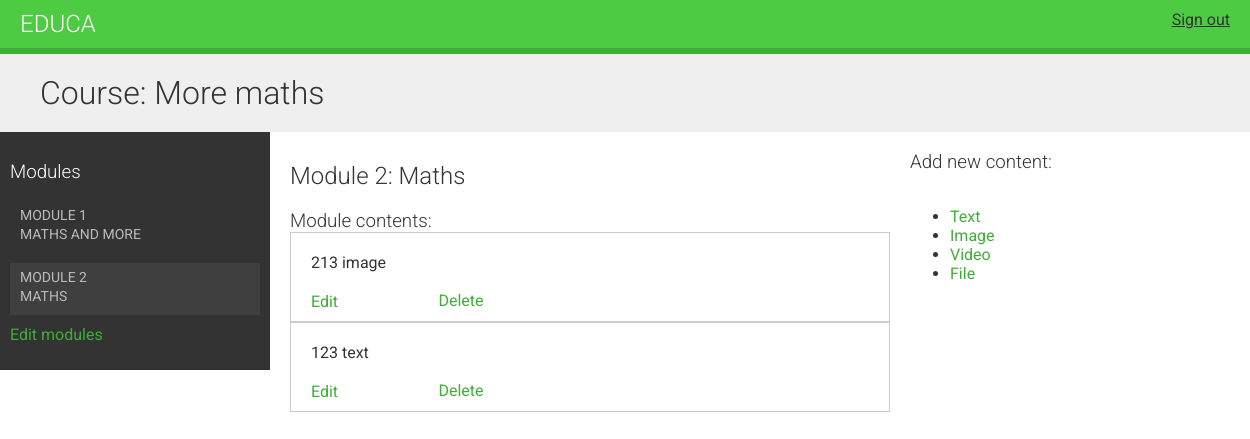
The page /course/module/1/ (signed in) on the database its author committed.
### courses/models.py (models this page shows, shortened)
class Course(models.Model):
    owner = models.ForeignKey(
        User,
        related_name='courses_created',
        on_delete=models.CASCADE,
    )
    subject = models.ForeignKey(
        Subject,
        related_name='courses',
        on_delete=models.CASCADE,
    )
    students = models.ManyToManyField(
        User,
        related_name='courses_joined',
        blank=True,
    )
    title = models.CharField(max_length=200)
    slug = models.SlugField(max_length=100, unique=True)
    overview = models.TextField()
    created = models.DateTimeField(auto_now_add=True)
    class Meta:
        ordering = ['-created']

class Module(models.Model):
    course = models.ForeignKey(Course, related_name='modules', on_delete=models.CASCADE)
    title = models.CharField(max_length=200)
    description = models.TextField(blank=True)
    order = OrderField(blank=True, for_fields=['course'])
    class Meta:
        ordering = ['order']

class Content(models.Model):
    module = models.ForeignKey(Module, related_name='contents', on_delete=models.CASCADE)
    content_type = models.ForeignKey(ContentType, on_delete=models.CASCADE, limit_choices_to={'model__in':('text', 'video', 'image', 'file')})
    object_id = models.PositiveIntegerField()
    item = GenericForeignKey('content_type', 'object_id')
    order = OrderField(blank=True, for_fields=['module'])
    class Meta:
        ordering = ['order']

class ItemBase(models.Model):
    owner = models.ForeignKey(User, related_name='%(class)s_related', on_delete=models.CASCADE) #  Генерирует related_name = text_related/file_related/image_related
    title = models.CharField(max_length=250)
    created = models.DateTimeField(auto_now_add=True)
    updated = models.DateTimeField(auto_now=True)
    class Meta:
        abstract = True
    def __str__(self): return self.title

class Image(ItemBase):
    file = models.FileField(upload_to='images')

class Text(ItemBase):
    content = models.TextField()

### courses/views.py (the view)
# urls.py: path('module/<int:module_id>/', views.ModuleContentListView.as_view(),name='module_content_list'),
class ModuleContentListView(TemplateResponseMixin, View):
    template_name='courses/manage/module/content_list.html'
    def get(self, request, module_id):
        module = get_object_or_404(Module, id=module_id, course__owner=request.user)
        return self.render_to_response({'module': module})

### courses/templatetags/course.py (called while the page is built)
@register.filter
def model_name(obj):
    try:
        return obj._meta.model_name
    except AttributeError:
        return None

### courses/templates/courses/manage/module/content_list.html (shortened to what this page needs)
{% extends 'base.html' %}
{% load course %}
{% block content %}
{% with course=module.course %}
    <h1>Course: {{ course.title }}</h1>
    <div class="contents">
        <h3>Modules</h3>
        <ul id="modules">
            {% for m in course.modules.all %}
                <li data-id="{{ m.id }}" {% if m == module %} class="selected"{% endif %}>
                    <a href="{% url 'module_content_list' m.id %}">
                        <span>Module <span class="order">{{ m.order|add:1 }}</span>
                        <br>
                        {{ m.title }}
                    </a>
                </li>
            {% empty %}
                <li> No modules yet.</li>
            {% endfor %}
        </ul>
        <p><a href="{% url 'course_module_update' course.id %}">Edit modules</a></p>
    </div>
    <div class="module">
        <h2>Module {{ module.order|add:1 }}: {{ module.title }}</h2>
        <h3>Module contents:</h3>
        <div id="module-contents">
            {% for content in module.contents.all %}
                <div data-id="{{ content.id }}">
                    {% with item=content.item %}
                        <p>{{ item }} {{ item|model_name }}</p>
                        <a href="{% url 'module_content_update' module.id item|model_name item.id %}">Edit</a>
                        <form action="{% url 'module_content_delete' content.id %}" method="post">
                            <input type="submit" value="Delete">
                        </form>
                    {% endwith %}
                </div>
            {% empty %}
                <p>Module has no contents yet.</p>
            {% endfor %}
        </div>
    </div>
    <h3>Add new content:</h3>
    <ul>
        <li><a href="{% url 'module_content_create' module.id 'text' %}">Text</a></li>
        <li><a href="{% url 'module_content_create' module.id 'image' %}">Image</a></li>
        <li><a href="{% url 'module_content_create' module.id 'video' %}">Video</a></li>
        <li><a href="{% url 'module_content_create' module.id 'file' %}">File</a></li>
    </ul>
{% endwith %}
{% endblock %}

### courses/static/css/base.css (style rules this page uses)
body { margin:0; font-family:'Roboto', sans-serif; font-weight:400; color:#333; }
a { color:#3fad37; text-decoration:none; }
ul { float:left; }
h1, h2, h3, h4, h5, h6 { font-family:'Roboto', sans-serif; font-weight:300; }
h1 { background:#efefef; width:100%; overflow:auto; padding:20px 0 20px 40px; margin:0; }
.module { padding:10px 20px; float:left; width:600px; }
.module h3 { margin:20px 0 0; padding:0; width:100%; }
.module p { margin:10px 0 20px; width:100%; float:left; }
.contents { width:20%; padding:10px; float:left; background:#333; color: #fff; font-family:'Roboto', sans-serif; }
.contents ul { list-style:none; margin:0; padding:0; width:100%; }
.contents ul li { margin:0 0 10px 0; padding:4px 10px 10px; overflow:auto; cursor:move; }
.contents ul li.selected { background:#3f3f3f; }
.contents ul span { text-transform:uppercase; color:#bbb; font-size:14px; }
.contents ul a { display:block; color:#fff; text-decoration:none; }
input, select, textarea { border:1px solid #ccc; border-bottom:3px solid #ccc; padding:8px 12px; font-size:16px; font-family:'Roboto', sans-serif; float:left; clear:both; width:300px; }
input[type=submit], a.button { border-radius:5px; background:#4dcc43; color:#fff; font-size:16px; text-transform:uppercase; border:none; padding:10px 20px; margin:20px 0; }
#module-contents div { padding:10px 20px; border:1px solid #ccc; background:#fff }
#module-contents form { margin:0; padding:0; }
#module-contents input[type=submit] { color:#3fad37; background:none; margin:-20px 0 0; padding:0; float:left; text-transform:none; }

### rows shown on the page
Course: title "More maths"
Module: order|add "1", title "MATHS AND MORE"
Module: order|add "2", title "MATHS", title "Maths"
Content: item "213", item|model_name "image"
Content: item "123", item|model_name "text"
